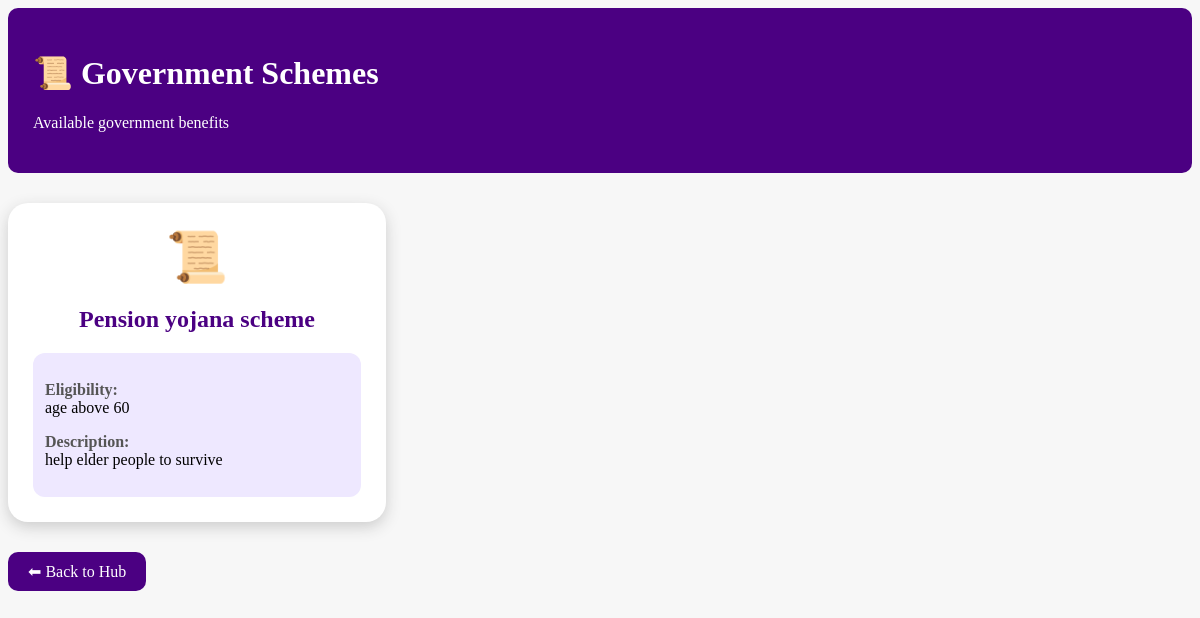
Screenshot of /citizen/village_hub/govt_schemes.php with the database file from the repository.
### tables this page shows
CREATE TABLE `government_schemes` (
  `id` int(11) NOT NULL,
  `scheme_name` varchar(200) NOT NULL,
  `eligibility` text DEFAULT NULL,
  `description` text DEFAULT NULL
);

### citizen/village_hub/govt_schemes.php (the view, shortened to what this page needs)
<?php
include("../../db.php");
$result = $conn->query("SELECT * FROM government_schemes ORDER BY id DESC");
?>
<!DOCTYPE html>
<html>
<head>
</head>
<body>
<div class="header">
<h1>📜 Government Schemes</h1>
<p>Available government benefits</p>
</div>
<div class="container">
<?php
if($result && $result->num_rows>0)
{
while($row=$result->fetch_assoc())
{
?>
<div class="card">
<div class="icon">
📜
</div>
<h2>
<?php echo $row['scheme_name']; ?>
</h2>
<div class="scheme">
<p>
<span class="label">
Eligibility:
</span>
<br>
<?php echo $row['eligibility']; ?>
</p>
<p>
<span class="label">
Description:
</span>
<br>
<?php echo $row['description']; ?>
</p>
</div>
</div>
<?php
}
}
?>
</div>
<a class="back" href="village_hub_dashboard.php">
⬅ Back to Hub
</a>
</body>
</html>

### citizen/village_hub/govt_schemes.php (style rules this page uses)
body { font-family:'Playfair Display',serif; background:#f7f7f7; }
.header { background:indigo; color:white; padding:25px; border-radius:10px; position:relative; }
.container { margin-top:30px; display:grid; grid-template-columns:repeat(3,1fr); gap:25px; }
.card { background:white; padding:25px; border-radius:20px; box-shadow:0 5px 15px #ccc; transition:.3s; }
.icon { font-size:50px; text-align:center; }
h2 { color:indigo; text-align:center; }
.label { font-weight:bold; color:#555; }
.scheme { background:#eee8ff; padding:12px; border-radius:12px; }
.back { display:inline-block; margin-top:30px; padding:10px 20px; background:indigo; color:white; border-radius:10px; text-decoration:none; }

### rows the page displays
government_schemes: scheme_name "Pension yojana scheme", eligibility "age above 60", description "help elder people to survive"
